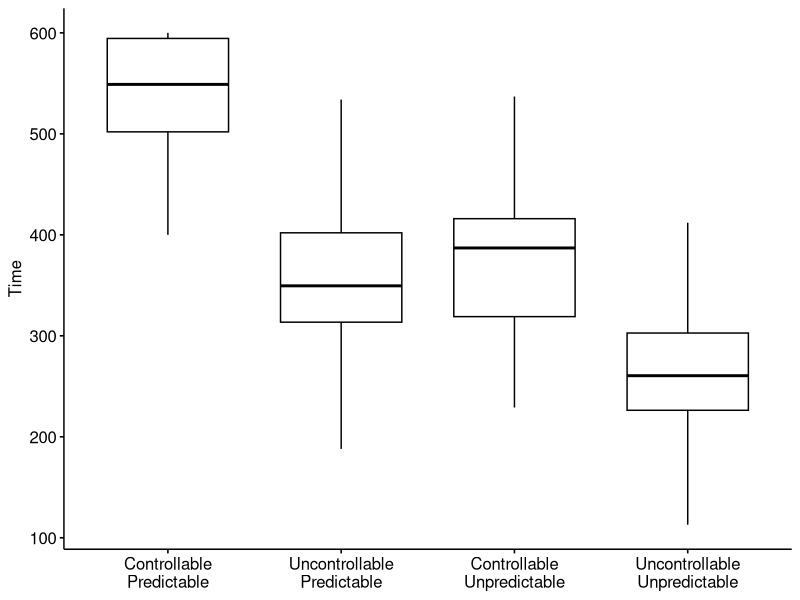
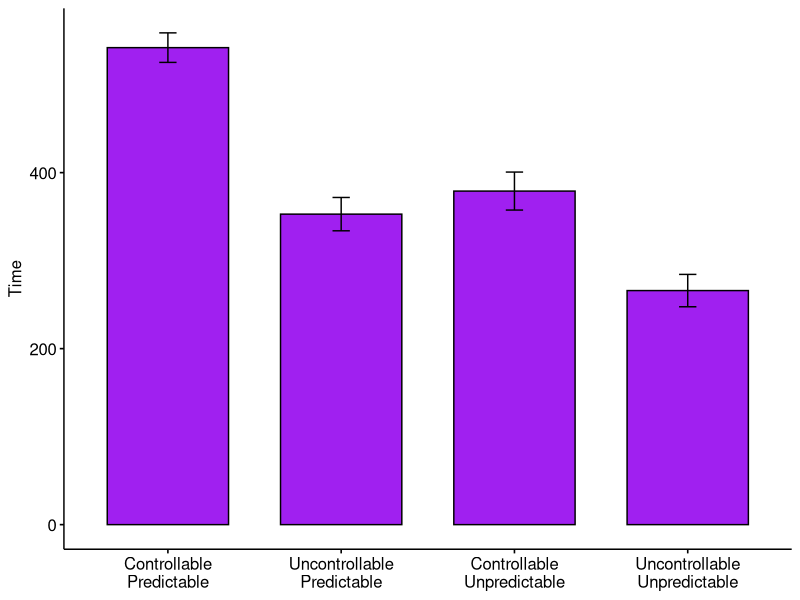
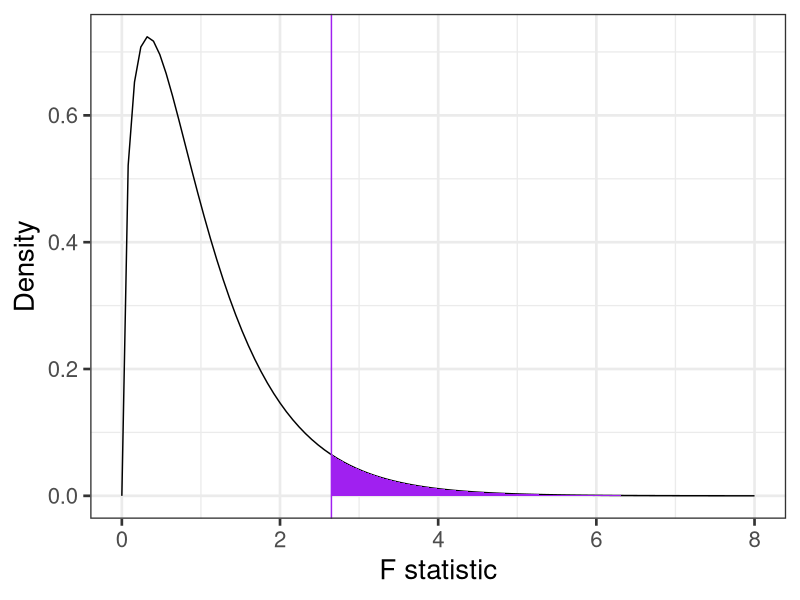
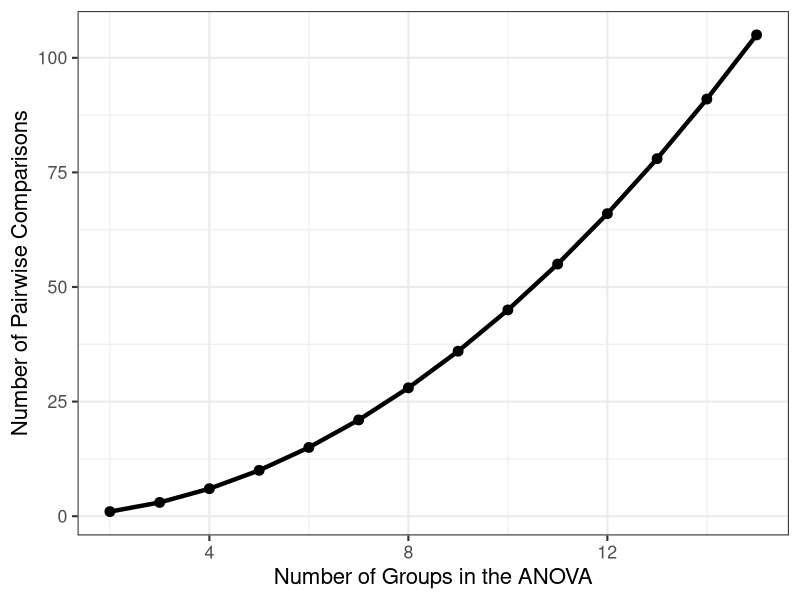
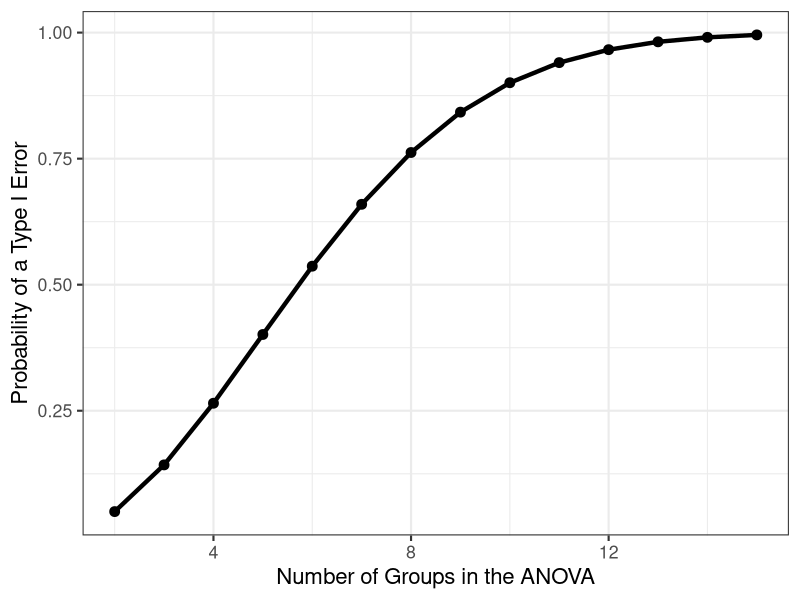

Generate these figures, in order, with R:
## ---- chunk 1
library(tidyverse)
## ---- chunk 2
library(here)
rotate = read.csv(here("data/pursuit_rotor.csv"))
head(rotate)
class(rotate$Group)
rotate$Group_lab = factor(rotate$Group, 
                          labels = c("Controllable\nPredictable", 
                                     "Uncontrollable\nPredictable",
                                     "Controllable\nUnpredictable",
                                     "Uncontrollable\nUnpredictable"))
## ---- chunk 3
library(ggpubr)
ggboxplot(data = rotate, x = "Group_lab", y = "Time", xlab = F)
## ---- chunk 4
ggbarplot(data = rotate, x = "Group_lab", y = "Time", xlab = F, add = c("mean_ci"), fill = "purple")
## ---- chunk 5
library(knitr)
library(kableExtra)
rotate %>%
  group_by(Group_lab) %>%
  summarize(N = n(),
            Mean = mean(Time, na.rm = T),
            SD = sd(Time, na.rm = T)) %>%
  kable(., digits = 2) %>% kable_styling()
## ---- chunk 6
data.frame(F = c(0,8)) %>%
  ggplot(aes(x = F)) +
  stat_function(fun = function(x) df(x, df1 = 3, df2 = 196), 
                geom = "line") +
  stat_function(fun = function(x) df(x, df1 = 3, df2 = 196), 
                geom = "area", xlim = c(2.65, 8), fill = "purple") +
  geom_vline(aes(xintercept = 2.65), color = "purple")+
  scale_y_continuous("Density") + scale_x_continuous("F statistic") +
  theme_bw(base_size = 20)
## ---- chunk 7
fit_1 = aov(Time ~ Group_lab, data = rotate)
summary(fit_1)
## ---- chunk 8
fit_1.1 = aov(Time ~ Group, data = rotate)
summary(fit_1.1)
## ---- chunk 9
fit_1 = aov(Time ~ Group_lab, data = rotate)
summary(fit_1)
## ---- chunk 10
data.frame(g = 2:15) %>%
  mutate(num = (g*(g-1))/2) %>%
  ggplot(aes(x = g, y = num)) +
  geom_line(linewidth = 1.5) +
  geom_point(size = 3)+
  scale_x_continuous("Number of Groups in the ANOVA") +
  scale_y_continuous("Number of Pairwise Comparisons") +
  theme_bw(base_size = 16)
## ---- chunk 11
data.frame(g = 2:15) %>%
  mutate(num = (g*(g-1))/2,
         p_notype1 = (1-.05)^num,
         p_type1 = 1-p_notype1) %>%
  ggplot(aes(x = g, y = p_type1)) +
  geom_line(linewidth = 1.5) +
  geom_point(size = 3)+
  scale_x_continuous("Number of Groups in the ANOVA") +
  scale_y_continuous("Probability of a Type I Error") +
  theme_bw(base_size = 16)
## ---- chunk 12
library(rstatix)

rotate %>% 
  pairwise_t_test(Time ~ Group, p.adjust.method = "bonferroni")
## ---- chunk 13

hp = rotate %>% 
  pairwise_t_test(Time ~ Group, p.adjust.method = "holm") %>% 
  arrange(p) %>% 
  mutate(Rank = 6:1, rXp = Rank*p)

hp[,c(2,3,6:11)]

## ---- chunk 14
rotate$Group = factor(rotate$Group)
contrasts(rotate$Group) = contr.treatment(n = 4, base = 3)
coef(summary(lm(Time~Group, data = rotate)))
## ---- chunk 15
contr.sum(4)
## ---- chunk 16
contrasts(rotate$Group) = contr.sum(n = 4)
coef(summary(lm(Time~Group, data = rotate))) %>% kable(., digits = c(2,2,2,3)) %>% kable_styling()
## ---- chunk 17
set.seed(200620)
hightime = sample(x = c("Male", "Female"), size = nrow(rotate), replace = T, prob = c(.75,.25))
lowtime = sample(x = c("Male", "Female"), size = nrow(rotate), replace = T, prob = c(.25,.75))
rotate$gender = hightime
rotate$gender[rotate$Time < 425] = lowtime[rotate$Time < 425]
## ---- chunk 18
mod2 = aov(Time ~ Group + gender, data = rotate)
anova(mod2)
